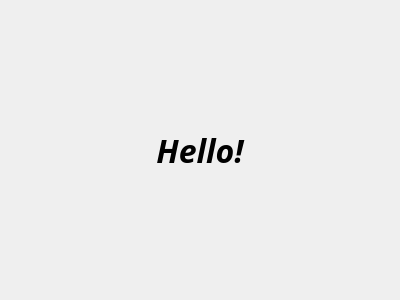
<?xml version="1.0" encoding="UTF-8"?>
<ui version="4.0">
 <class>MainWin</class>
 <widget class="QWidget" name="MainWin">
  <property name="geometry">
   <rect>
    <x>0</x>
    <y>0</y>
    <width>400</width>
    <height>300</height>
   </rect>
  </property>
  <property name="windowTitle">
   <string>Main Window</string>
  </property>
  <layout class="QVBoxLayout" name="verticalLayout">
   <item>
    <widget class="QLabel" name="label">
     <property name="font">
      <font>
       <family>Century Gothic</family>
       <pointsize>24</pointsize>
       <italic>true</italic>
       <bold>true</bold>
      </font>
     </property>
     <property name="text">
      <string>Hello!</string>
     </property>
     <property name="alignment">
      <set>Qt::AlignCenter</set>
     </property>
    </widget>
   </item>
  </layout>
 </widget>
 <resources/>
 <connections/>
</ui>
